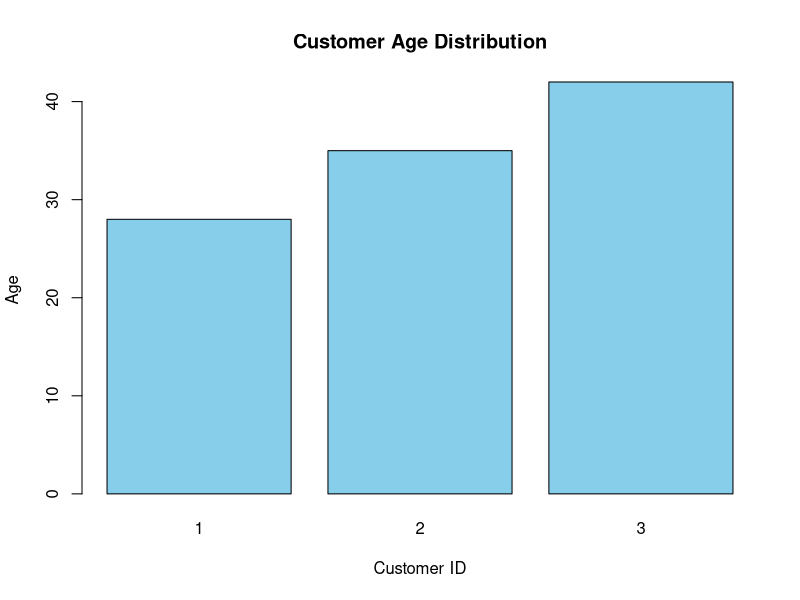
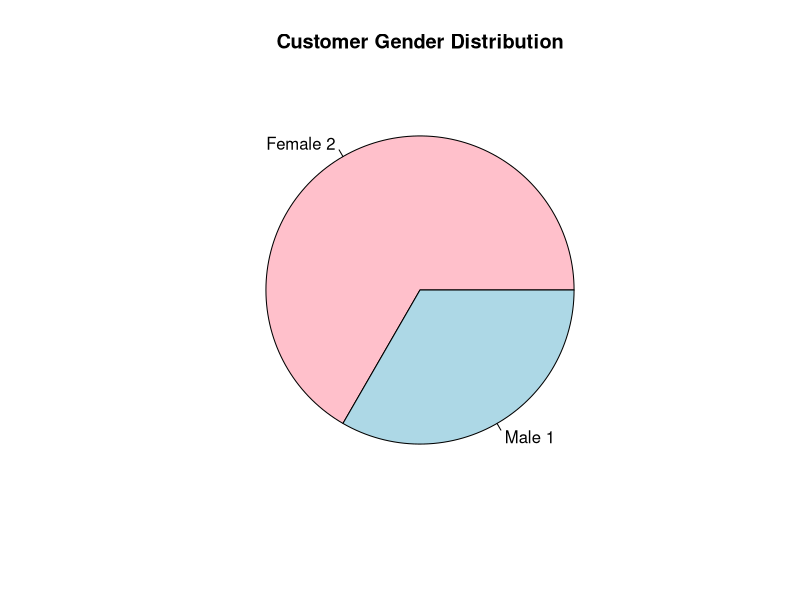

Recreate these plots in R, in order.
#=========================================
# SET 7: Customer Demographics Analysis
#=========================================

# Create Dataset
customer <- data.frame(
  CustomerID = c(1,2,3),
  Age = c(28,35,42),
  Gender = c("Female","Male","Female"),
  Income = c(50000,60000,75000)
)

# Display Dataset
print(customer)

#=========================================
# Task 1: Bar Chart
#=========================================

barplot(customer$Age,
        names.arg = customer$CustomerID,
        col = "skyblue",
        main = "Customer Age Distribution",
        xlab = "Customer ID",
        ylab = "Age")

#=========================================
# Task 2: Pie Chart
#=========================================

gender <- table(customer$Gender)

pie(gender,
    main = "Customer Gender Distribution",
    col = c("pink","lightblue"),
    labels = paste(names(gender), gender))

#=========================================
# Task 3: Table
#=========================================

cat("\nCustomer Demographics Table\n")
print(customer)

# Open table in RStudio
View(customer)

#=========================================
# Task 4: Save Dataset for Tableau
#=========================================

write.csv(customer, "customer_demographics.csv", row.names = FALSE)

cat("\nDataset saved as customer_demographics.csv\n")
cat("Import this file into Tableau.\n")
cat("Create:\n")
cat("1. Bar Chart\n")
cat("2. Pie Chart\n")
cat("3. Table\n")
cat("4. Combine all three in a Dashboard.\n")
